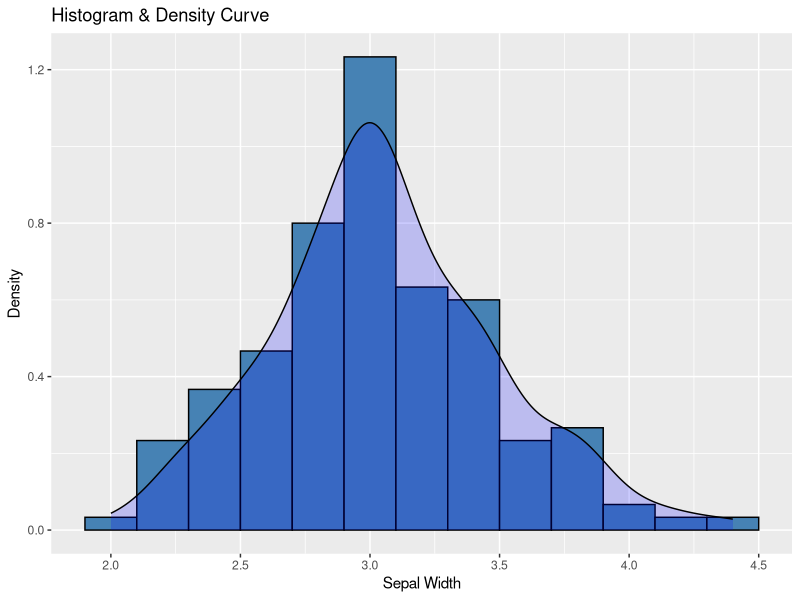
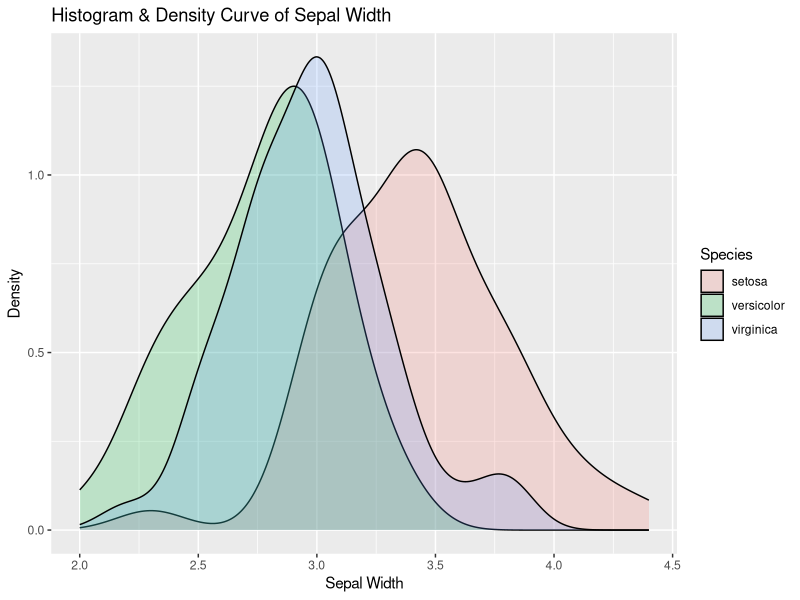

Write the R code that produced these figures, in order.


# loading libraries
library(data.table)
library(ggplot2)

irisDT <- as.data.table(iris)


density1 <- ggplot(data=iris, aes(x=Sepal.Width)) + 
	geom_histogram(binwidth=0.2, color="black", fill="steelblue", aes(y=..density..)) +
  	geom_density(stat="density", alpha=I(0.2), fill="blue") +
  	xlab("Sepal Width") +  ylab("Density") + ggtitle("Histogram & Density Curve")

x11()
density1



density2 <- ggplot(data=irisDT, aes(x=Sepal.Width, fill=Species)) + 
	geom_density(stat="density", alpha=I(0.2)) +
  	xlab("Sepal Width") +  ylab("Density") + 
	ggtitle("Histogram & Density Curve of Sepal Width")
x11()
density2


